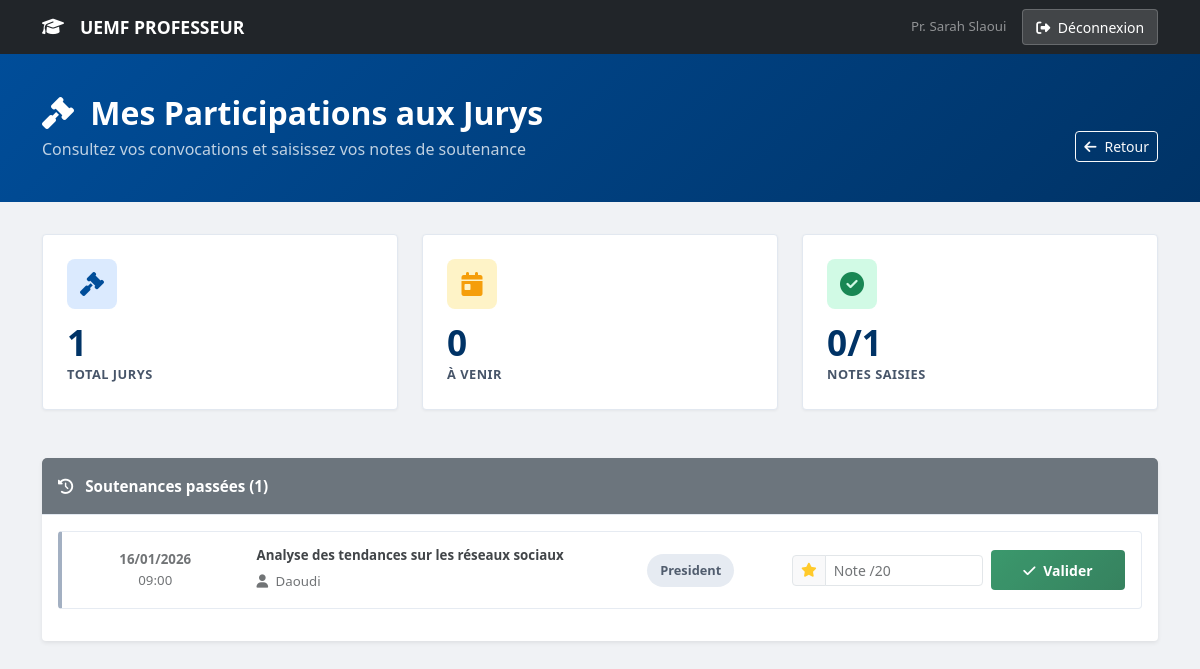
/src/views/prof/jurys.php (signed in), run on an earlier commit of the app's database.
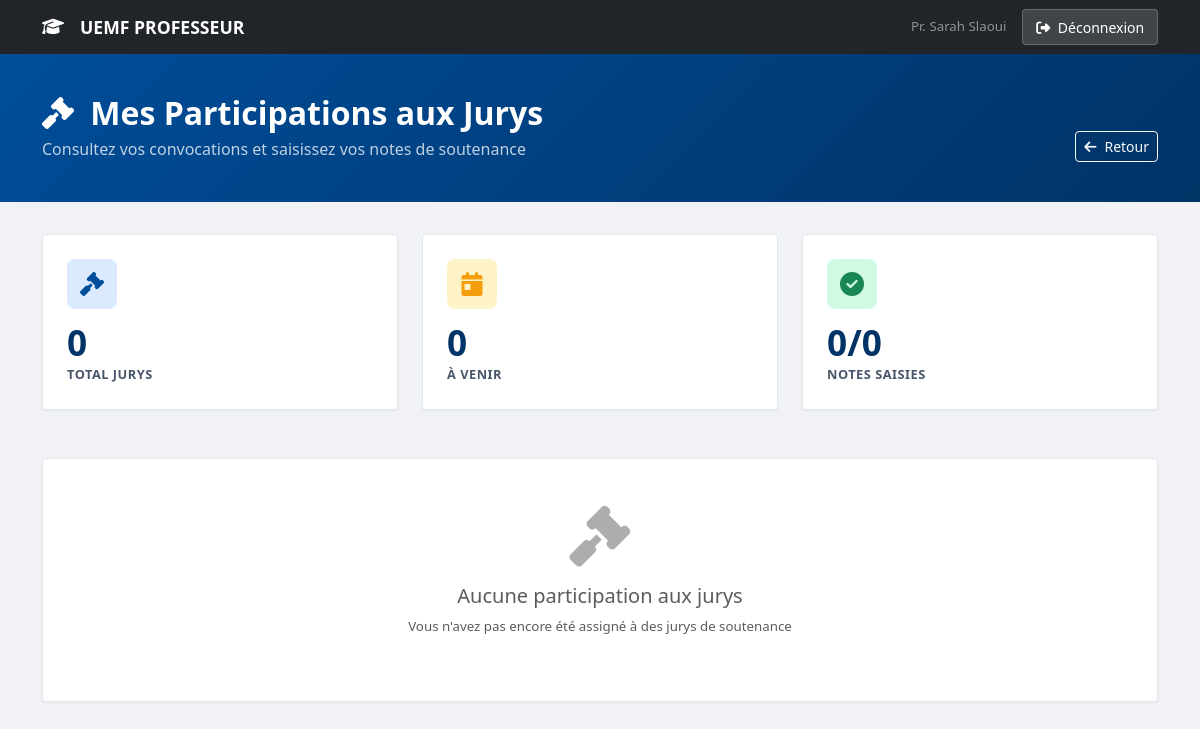
And on a later commit of the database.
### tables this page shows
CREATE TABLE `soutenances` (
  `id` int(11) NOT NULL,
  `projet_id` int(11) NOT NULL,
  `date_soutenance` datetime DEFAULT NULL,
  `salle` varchar(50) DEFAULT NULL,
  `jury_infos` text DEFAULT NULL,
  `note_finale` decimal(4,2) DEFAULT NULL,
  `mention` varchar(50) DEFAULT NULL,
  `commentaire_jury` text DEFAULT NULL,
  `created_at` datetime DEFAULT current_timestamp(),
  `pv_signe` tinyint(1) DEFAULT 0,
  `pv_hash` varchar(64) DEFAULT NULL,
  `date_signature` datetime DEFAULT NULL,
  `statut` varchar(20) DEFAULT 'prevue'
);

CREATE TABLE `projets` (
  `id` int(11) NOT NULL,
  `titre` varchar(255) NOT NULL,
  `description` text NOT NULL,
  `domaine` varchar(100) DEFAULT NULL,
  `technologies` varchar(255) DEFAULT NULL,
  `binome_email` varchar(150) DEFAULT NULL,
  `etudiant_id` int(11) NOT NULL,
  `encadrant_id` int(11) DEFAULT NULL,
  `filiere_id` int(11) NOT NULL,
  `encadrant_pref1_id` int(11) DEFAULT NULL,
  `encadrant_pref2_id` int(11) DEFAULT NULL,
  `encadrant_pref3_id` int(11) DEFAULT NULL,
  `statut` varchar(50) DEFAULT 'inscrit',
  `annee_universitaire` varchar(20) DEFAULT '2025-2026',
  `created_at` datetime DEFAULT current_timestamp(),
  `rapport_chemin` varchar(255) DEFAULT NULL
);

CREATE TABLE `users` (
  `id` int(11) NOT NULL,
  `nom` varchar(100) NOT NULL,
  `prenom` varchar(100) DEFAULT NULL,
  `email` varchar(100) NOT NULL,
  `username` varchar(50) DEFAULT NULL,
  `login` varchar(100) NOT NULL,
  `password` varchar(255) NOT NULL,
  `role` enum('etudiant','prof','coordinateur','directeur','assistante') NOT NULL,
  `filiere_id` int(11) DEFAULT NULL,
  `specialite` varchar(255) DEFAULT NULL,
  `telephone` varchar(20) DEFAULT NULL,
  `created_at` timestamp NOT NULL DEFAULT current_timestamp(),
  `must_change_password` tinyint(1) DEFAULT 1,
  `otp_secret` varchar(32) DEFAULT NULL
);

CREATE TABLE `jurys` (
  `id` int(11) NOT NULL,
  `soutenance_id` int(11) NOT NULL,
  `prof_id` int(11) NOT NULL,
  `role_jury` enum('president','examinateur','rapporteur','encadrant','invite') NOT NULL,
  `present` tinyint(1) DEFAULT 1
);

### src/views/prof/jurys.php (the view, shortened to what the changed rows need)
<?php
require_once '../../../config/database.php';
$prof_id = $_SESSION['user_id'];
$sql = "SELECT s.id, s.date_soutenance, s.note_finale, s.salle,
             p.titre AS projet_titre,
             u.nom AS etudiant_nom,
             p.binome_email AS binome_email,
             f.nom AS filiere_nom,
             j.role_jury AS mon_role
         FROM soutenances s
         JOIN jurys j ON j.soutenance_id = s.id
         JOIN projets p ON s.projet_id = p.id
         JOIN users u ON p.etudiant_id = u.id
         LEFT JOIN filieres f ON p.filiere_id = f.id
         WHERE j.prof_id = ?
         ORDER BY s.date_soutenance ASC";
$stmt = $pdo->prepare($sql);
$stmt->execute([$prof_id]);
$jurys = $stmt->fetchAll();
$jurysAVenir = [];
$jurysPasses = [];
$now = date('Y-m-d H:i:s');
foreach ($jurys as $jury) {
    $dateSoutenance = $jury['date_soutenance'] ?? date('Y-m-d H:i:s');
    if ($dateSoutenance >= $now) {
        $jurysAVenir[] = $jury;
    } else {
        $jurysPasses[] = $jury;
    }
}
$nbTotal = count($jurys);
$nbNotes = 0;
?>
<!DOCTYPE html>
<html lang="fr">
<head>
    <link href="https://cdn.jsdelivr.net/npm/bootstrap@5.3.0/dist/css/bootstrap.min.css" rel="stylesheet">
    <link rel="stylesheet" href="https://cdnjs.cloudflare.com/ajax/libs/font-awesome/6.4.0/css/all.min.css">
    <link rel="stylesheet" href="../../../public/assets/css/style.css">
</head>
<body>
    <div class="dashboard-hero">
        <div class="container">
            <div class="d-flex justify-content-between align-items-end">
                <div>
                    <h2 class="mb-1">
                        <i class="fas fa-gavel me-2"></i>
                        Mes Participations aux Jurys
                    </h2>
                </div>
            </div>
        </div>
    </div>
    <div class="container pb-5">
        <div class="row g-4 mb-5">
            <div class="col-md-4">
                <div class="stat-card">
                    <div class="stat-icon primary">
                        <i class="fas fa-gavel"></i>
                    </div>
                    <div class="stat-number"><?= $nbTotal ?></div>
                    <div class="stat-label">Total Jurys</div>
                </div>
            </div>
            <div class="col-md-4">
                <div class="stat-card">
                    <div class="stat-icon success">
                        <i class="fas fa-check-circle"></i>
                    </div>
                    <div class="stat-number"><?= $nbNotes ?>/<?= count($jurysPasses) ?></div>
                    <div class="stat-label">Notes saisies</div>
                </div>
            </div>
        </div>
        <?php if (!empty($jurysPasses)): ?>
        <div class="card shadow-sm border-0">
            <div class="card-header bg-secondary text-white py-3 fw-bold">
                <i class="fas fa-history me-2"></i>
                Soutenances passées (<?= count($jurysPasses) ?>)
            </div>
            <div class="card-body p-3">
                <?php foreach ($jurysPasses as $jury):
                    $aNote = ($jury['note_finale'] !== null);
                    $dateObj = new DateTime($jury['date_soutenance']);
                ?>
                <div class="jury-card passe mb-3">
                    <div class="card-body p-3">
                        <div class="row align-items-center">
                            <div class="col-md-2 text-center mb-2 mb-md-0">
                                <div class="small fw-bold text-muted"><?= $dateObj->format('d/m/Y') ?></div>
                                <div class="small text-muted"><?= $dateObj->format('H:i') ?></div>
                            </div>
                            <div class="col-md-4 mb-2 mb-md-0">
                                <h6 class="mb-1 fw-bold small"><?= htmlspecialchars($jury['projet_titre']) ?></h6>
                                <small class="text-muted">
                                    <i class="fas fa-user me-1"></i>
                                    <?= htmlspecialchars($jury['etudiant_nom']) ?>
                                </small>
                            </div>
                            <div class="col-md-2 text-center mb-2 mb-md-0">
                                <span class="badge-modern secondary small">
                                    <?= ucfirst($jury['mon_role'] ?? 'Membre') ?>
                                </span>
                            </div>
                            <div class="col-md-4">
                                <?php if ($aNote): ?>
                                    <div class="text-center">
                                        <div class="badge-modern success px-3 py-2">
                                            <i class="fas fa-star me-1"></i>
                                            <?= number_format($jury['note_finale'], 2) ?> / 20
                                        </div>
                                        <div class="small text-muted mt-1">
                                            <i class="fas fa-check-circle text-success me-1"></i>
                                            Note enregistrée
                                        </div>
                                    </div>
                                <?php else: ?>
                                    <form method="POST" class="row g-2 align-items-center">
                                        <div class="col-7">
                                            <div class="input-group input-group-sm">
                                                <span class="input-group-text">
                                                    <i class="fas fa-star text-warning"></i>
                                                </span>
                                                <input type="number" step="0.1" min="0" max="20" name="note" class="form-control" placeholder="Note /20" required>
                                            </div>
                                        </div>
                                        <div class="col-5">
                                            <button type="submit" name="saisir_note" class="btn btn-success-modern btn-sm w-100">
                                                <i class="fas fa-check me-1"></i>
                                                Valider
                                            </button>
                                        </div>
                                    </form>
                                <?php endif; ?>
                            </div>
                        </div>
                    </div>
                </div>
                <?php endforeach; ?>
            </div>
        </div>
        <?php endif; ?>
        <?php if (empty($jurys)): ?>
        <div class="card">
            <div class="card-body text-center py-5">
                <i class="fas fa-gavel fa-4x text-muted mb-3 opacity-50"></i>
                <h5 class="text-muted">Aucune participation aux jurys</h5>
                <p class="text-muted small">Vous n'avez pas encore été assigné à des jurys de soutenance</p>
            </div>
        </div>
        <?php endif; ?>
    </div>
</body>
</html>

What changed in the data, as far as the page shows it:
removed soutenances: date_soutenance "16/01/2026", date_soutenance "09:00", projet.titre "Analyse des tendances sur les réseaux sociaux", users.nom "Daoudi", jurys.role_jury "President"
Also different on the page:
$nbTotal: "1" → "0"
count($jurysPasses): "1" → "0"
count($jurysPasses): "1" → (not shown)
text no longer shown: "Soutenances passées ( )"
text now shown: "Aucune participation aux jurys Vous n'avez pas encore été assigné à des jurys de soutenance"
